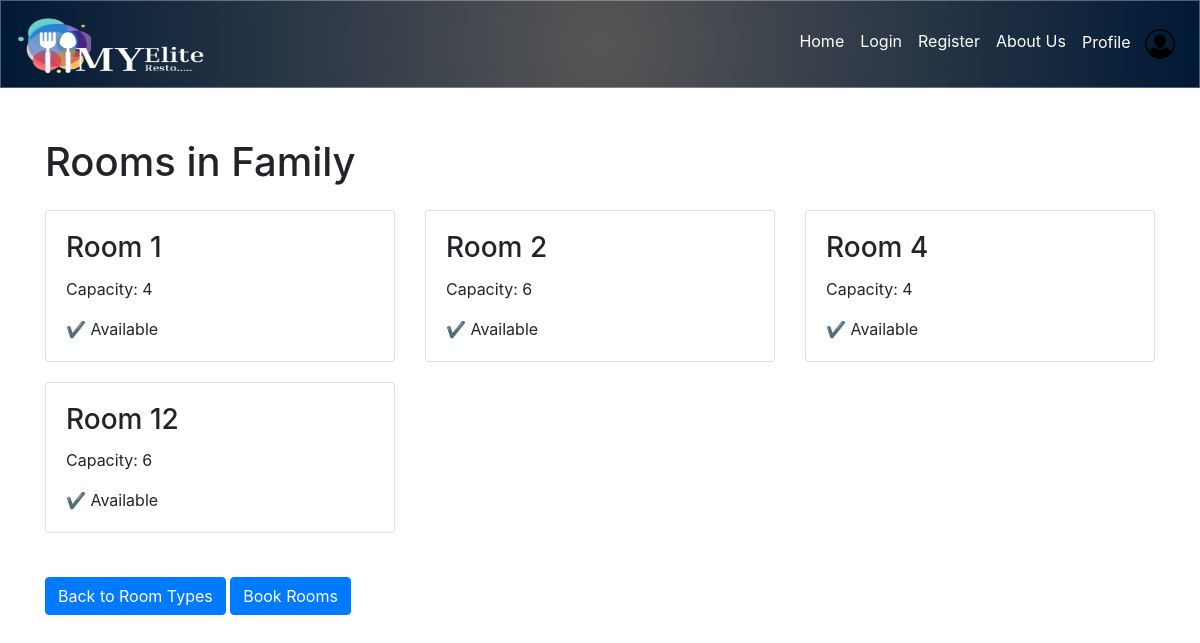
The page /book-room/rooms/5/ on the database its author committed.
### book_room/models.py (models this page shows, shortened)
class RoomType(models.Model):
    name = models.CharField(max_length=100)
    description = models.TextField()
    image = models.ImageField(upload_to='room_images/', blank=True, null=True)

class Room(models.Model):
    room_type = models.ForeignKey(RoomType, on_delete=models.CASCADE, related_name='rooms')
    number = models.CharField(max_length=10)
    capacity = models.IntegerField()
    available = models.BooleanField(default=True)

### book_room/views.py (the view)
# urls.py: path('rooms/<int:room_type_id>/', views.rooms_by_type, name='rooms_by_type'),
def rooms_by_type(request, room_type_id):
    room_type = get_object_or_404(RoomType, id=room_type_id)
    rooms = room_type.rooms.all()
    return render(request, 'book_room/rooms_by_type.html', {'room_type': room_type, 'rooms': rooms})

### book_room/templates/book_room/rooms_by_type.html (shortened to what this page needs)
<!DOCTYPE html>
<html lang="en">
<head>
    <link rel="stylesheet" href="https://stackpath.bootstrapcdn.com/bootstrap/4.5.2/css/bootstrap.min.css">
</head>
<body>
    {% include "navbar.html" %}
    <div class="container">
        <h1 class="mb-4">Rooms in {{ room_type.name }}</h1>
        <div class="row">
            {% for room in rooms %}
                <div class="col-md-4">
                    <div class="card {% if room.available %}available{% else %}not-available{% endif %}">
                        <h3 class="card-title">Room {{ room.number }}</h3>
                        <p class="card-text">Capacity: {{ room.capacity }}</p>
                        <p class="card-text">
                            {% if room.available %}
                                <span class="status-available">✔️ Available</span>
                            {% else %}
                                <span class="status-reserved">Reserved ✘</span>
                            {% endif %}
                        </p>
                    </div>
                </div>
            {% empty %}
                <p>No rooms available in this category.</p>
            {% endfor %}
        </div>
        <a href="{% url 'room_types_view' %}" class="btn btn-primary mt-4">Back to Room Types</a>
        <a href="{% url 'book_room' %}" class="btn btn-primary mt-4">Book Rooms</a>
    </div>
</body>
</html>

### book_room/templates/book_room/rooms_by_type.html (style rules this page uses)
body { background: rgba(240, 240, 240, 0.8); backdrop-filter: blur(10px); font-family: Arial, sans-serif; }
.container { margin-top: 50px; }
.card { background: rgba(255, 255, 255, 0.3); border: 1px solid rgba(255, 255, 255, 0.2); backdrop-filter: blur(10px); border-radius: 15px; padding: 20px; margin-bottom: 20px; transition: all 0.3s ease-in-out; }
.btn-primary { background-color: #007bff; border-color: #007bff; }

### rows shown on the page
RoomType: name "Family"
Room: number "1", capacity "4", available "✔️ Available"
Room: number "2", capacity "6", available "✔️ Available"
Room: number "4", capacity "4", available "✔️ Available"
Room: number "12", capacity "6", available "✔️ Available"
